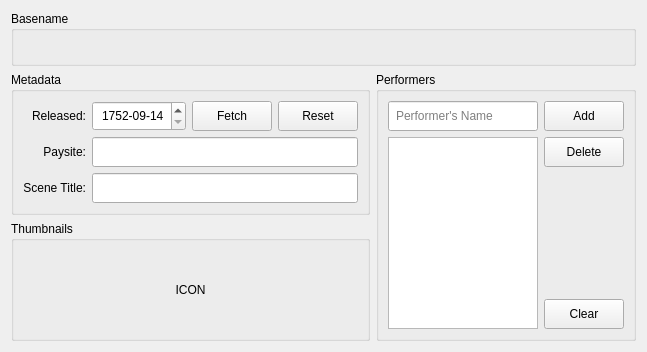
<?xml version="1.0" encoding="UTF-8"?>
<ui version="4.0">
 <class>SceneEditor</class>
 <widget class="QWidget" name="SceneEditor">
  <property name="modal" stdset="0">
   <bool>false</bool>
  </property>
  <property name="windowModality">
   <enum>Qt::WindowModal</enum>
  </property>
  <property name="geometry">
   <rect>
    <x>0</x>
    <y>0</y>
    <width>652</width>
    <height>352</height>
   </rect>
  </property>
  <property name="minimumSize">
   <size>
    <width>0</width>
    <height>0</height>
   </size>
  </property>
  <property name="windowTitle">
   <string>SxTools!MANAGER &lt;Editor&gt;</string>
  </property>
  <layout class="QGridLayout" name="gridLayout_3">
   <property name="sizeConstraint">
    <enum>QLayout::SetFixedSize</enum>
   </property>
   <item row="1" column="1" rowspan="2">
    <widget class="QGroupBox" name="performers">
     <property name="title">
      <string>Performers</string>
     </property>
     <layout class="QGridLayout" name="gridLayout_6">
      <item row="0" column="0">
       <layout class="QGridLayout" name="gridLayout">
        <item row="0" column="0">
         <layout class="QVBoxLayout" name="verticalLayout">
          <item>
           <widget class="QLineEdit" name="iPerformer">
            <property name="minimumSize">
             <size>
              <width>150</width>
              <height>30</height>
             </size>
            </property>
            <property name="styleSheet">
             <string notr="true">padding-left: 5px;</string>
            </property>
            <property name="placeholderText">
             <string>Performer's Name</string>
            </property>
           </widget>
          </item>
          <item>
           <widget class="QListWidget" name="performerList">
            <property name="maximumSize">
             <size>
              <width>150</width>
              <height>16777215</height>
             </size>
            </property>
            <property name="styleSheet">
             <string notr="true">QListWidget::item {padding: 5px 0 5px 0;}</string>
            </property>
            <property name="frameShape">
             <enum>QFrame::StyledPanel</enum>
            </property>
            <property name="alternatingRowColors">
             <bool>true</bool>
            </property>
            <property name="spacing">
             <number>3</number>
            </property>
            <property name="sortingEnabled">
             <bool>true</bool>
            </property>
           </widget>
          </item>
         </layout>
        </item>
        <item row="0" column="1">
         <layout class="QVBoxLayout" name="verticalLayout_2">
          <item>
           <widget class="QPushButton" name="btnAdd">
            <property name="minimumSize">
             <size>
              <width>0</width>
              <height>30</height>
             </size>
            </property>
            <property name="text">
             <string>Add</string>
            </property>
           </widget>
          </item>
          <item>
           <widget class="QPushButton" name="btnDelete">
            <property name="minimumSize">
             <size>
              <width>0</width>
              <height>30</height>
             </size>
            </property>
            <property name="text">
             <string>Delete</string>
            </property>
           </widget>
          </item>
          <item>
           <spacer name="vSpacer">
            <property name="orientation">
             <enum>Qt::Vertical</enum>
            </property>
            <property name="sizeHint" stdset="0">
             <size>
              <width>20</width>
              <height>40</height>
             </size>
            </property>
           </spacer>
          </item>
          <item>
           <widget class="QPushButton" name="btnClear">
            <property name="minimumSize">
             <size>
              <width>0</width>
              <height>30</height>
             </size>
            </property>
            <property name="text">
             <string>Clear</string>
            </property>
           </widget>
          </item>
         </layout>
        </item>
       </layout>
      </item>
     </layout>
    </widget>
   </item>
   <item row="0" column="0" colspan="2">
    <widget class="QGroupBox" name="path">
     <property name="title">
      <string>Basename</string>
     </property>
     <property name="flat">
      <bool>false</bool>
     </property>
     <layout class="QGridLayout" name="gridLayout_4">
      <property name="sizeConstraint">
       <enum>QLayout::SetDefaultConstraint</enum>
      </property>
      <item row="0" column="0">
       <widget class="QLabel" name="lblBaseName">
        <property name="text">
         <string/>
        </property>
        <property name="textInteractionFlags">
         <set>Qt::LinksAccessibleByMouse|Qt::TextSelectableByMouse</set>
        </property>
       </widget>
      </item>
     </layout>
    </widget>
   </item>
   <item row="1" column="0">
    <widget class="QGroupBox" name="metadata">
     <property name="title">
      <string>Metadata</string>
     </property>
     <layout class="QGridLayout" name="gridLayout_2">
      <item row="2" column="1" colspan="3">
       <widget class="QLineEdit" name="iTitle">
        <property name="minimumSize">
         <size>
          <width>250</width>
          <height>30</height>
         </size>
        </property>
        <property name="styleSheet">
         <string notr="true">padding-left: 5px;</string>
        </property>
       </widget>
      </item>
      <item row="0" column="0">
       <widget class="QLabel" name="lblDate">
        <property name="minimumSize">
         <size>
          <width>0</width>
          <height>30</height>
         </size>
        </property>
        <property name="text">
         <string>Released:</string>
        </property>
        <property name="alignment">
         <set>Qt::AlignRight|Qt::AlignTrailing|Qt::AlignVCenter</set>
        </property>
       </widget>
      </item>
      <item row="2" column="0">
       <widget class="QLabel" name="lblTitle">
        <property name="minimumSize">
         <size>
          <width>0</width>
          <height>30</height>
         </size>
        </property>
        <property name="text">
         <string>Scene Title:</string>
        </property>
        <property name="alignment">
         <set>Qt::AlignRight|Qt::AlignTrailing|Qt::AlignVCenter</set>
        </property>
       </widget>
      </item>
      <item row="1" column="0">
       <widget class="QLabel" name="lblPaysite">
        <property name="minimumSize">
         <size>
          <width>0</width>
          <height>30</height>
         </size>
        </property>
        <property name="text">
         <string>Paysite:</string>
        </property>
        <property name="alignment">
         <set>Qt::AlignRight|Qt::AlignTrailing|Qt::AlignVCenter</set>
        </property>
       </widget>
      </item>
      <item row="0" column="2">
       <widget class="QPushButton" name="btnParseDate">
        <property name="minimumSize">
         <size>
          <width>0</width>
          <height>30</height>
         </size>
        </property>
        <property name="maximumSize">
         <size>
          <width>80</width>
          <height>16777215</height>
         </size>
        </property>
        <property name="text">
         <string>Fetch</string>
        </property>
       </widget>
      </item>
      <item row="0" column="3">
       <widget class="QPushButton" name="btnResetDate">
        <property name="minimumSize">
         <size>
          <width>0</width>
          <height>30</height>
         </size>
        </property>
        <property name="maximumSize">
         <size>
          <width>80</width>
          <height>16777215</height>
         </size>
        </property>
        <property name="text">
         <string>Reset</string>
        </property>
        <property name="checkable">
         <bool>false</bool>
        </property>
        <property name="default">
         <bool>false</bool>
        </property>
        <property name="flat">
         <bool>false</bool>
        </property>
       </widget>
      </item>
      <item row="0" column="1">
       <widget class="QDateEdit" name="iReleaseDate">
        <property name="minimumSize">
         <size>
          <width>0</width>
          <height>30</height>
         </size>
        </property>
        <property name="styleSheet">
         <string notr="true">padding-left: 5px;</string>
        </property>
        <property name="alignment">
         <set>Qt::AlignLeading|Qt::AlignLeft|Qt::AlignVCenter</set>
        </property>
        <property name="specialValueText">
         <string/>
        </property>
        <property name="correctionMode">
         <enum>QAbstractSpinBox::CorrectToNearestValue</enum>
        </property>
        <property name="showGroupSeparator" stdset="0">
         <bool>false</bool>
        </property>
        <property name="minimumDate">
         <date>
          <year>1752</year>
          <month>9</month>
          <day>14</day>
         </date>
        </property>
        <property name="displayFormat">
         <string>yyyy-MM-dd</string>
        </property>
        <property name="calendarPopup">
         <bool>false</bool>
        </property>
        <property name="date">
         <date>
          <year>1752</year>
          <month>9</month>
          <day>14</day>
         </date>
        </property>
       </widget>
      </item>
      <item row="1" column="1" colspan="3">
       <widget class="QLineEdit" name="iPaysite">
        <property name="minimumSize">
         <size>
          <width>250</width>
          <height>30</height>
         </size>
        </property>
        <property name="styleSheet">
         <string notr="true">padding-left: 5px;</string>
        </property>
       </widget>
      </item>
     </layout>
    </widget>
   </item>
   <item row="2" column="0">
    <widget class="QGroupBox" name="groupBox">
     <property name="title">
      <string>Thumbnails</string>
     </property>
     <layout class="QGridLayout" name="gridLayout_5">
      <item row="0" column="0">
       <widget class="QLabel" name="thumbnail">
        <property name="text">
         <string>ICON</string>
        </property>
        <property name="alignment">
         <set>Qt::AlignCenter</set>
        </property>
       </widget>
      </item>
     </layout>
    </widget>
   </item>
  </layout>
 </widget>
 <tabstops>
  <tabstop>iPaysite</tabstop>
  <tabstop>iTitle</tabstop>
  <tabstop>iPerformer</tabstop>
  <tabstop>btnAdd</tabstop>
  <tabstop>iReleaseDate</tabstop>
  <tabstop>btnParseDate</tabstop>
  <tabstop>btnResetDate</tabstop>
  <tabstop>performerList</tabstop>
  <tabstop>btnDelete</tabstop>
  <tabstop>btnClear</tabstop>
 </tabstops>
 <resources/>
 <connections>
  <connection>
   <sender>btnClear</sender>
   <signal>clicked()</signal>
   <receiver>performerList</receiver>
   <slot>clear()</slot>
   <hints>
    <hint type="sourcelabel">
     <x>584</x>
     <y>311</y>
    </hint>
    <hint type="destinationlabel">
     <x>463</x>
     <y>230</y>
    </hint>
   </hints>
  </connection>
 </connections>
</ui>
